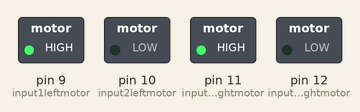
The sketch below on a simulated Arduino Uno, built with avr-gcc and run on an emulated ATmega328P. Parts: switched loads named in the sketch (green lamp = pin HIGH). Dashed ring = blinking. What the sketch prints to the serial monitor is not drawn.

Above: at 0.5 s.
Timing chart, 0 to 4.6 s (numbered marks = the images above):
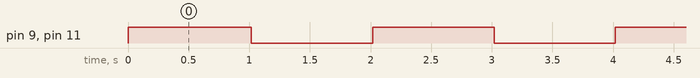

The sketch:

motors.ino
```cpp
// Define global variables for motor control pins
int input1leftmotor = 9;   // Connected to IN1 of L293D
int input2leftmotor = 10;  // Connected to IN2 of L293D
int input3rightmotor = 11; // Connected to IN3 of L293D
int input4rightmotor = 12; // Connected to IN4 of L293D

void setup() {
  // Initialize motor control pins as outputs
  pinMode(input1leftmotor, OUTPUT);
  pinMode(input2leftmotor, OUTPUT);
  pinMode(input3rightmotor, OUTPUT);
  pinMode(input4rightmotor, OUTPUT);

  // Initialize Serial communication
  Serial.begin(9600);
  Serial.println("Setup complete. Starting motor tests...");
}

void loop() {
  // Left motor forward
  Serial.println("Left motor forward");
  digitalWrite(input1leftmotor, HIGH);
  digitalWrite(input2leftmotor, LOW);

  // Right motor forward
  Serial.println("Right motor forward");
  digitalWrite(input3rightmotor, HIGH);
  digitalWrite(input4rightmotor, LOW);

  delay(1000); // Delay to observe motor movement

  // Stop both motors
  Serial.println("Stopping motors");
  digitalWrite(input1leftmotor, LOW);
  digitalWrite(input2leftmotor, LOW);
  digitalWrite(input3rightmotor, LOW);
  digitalWrite(input4rightmotor, LOW);

  delay(1000); // Delay before next movement
}
```

Measured:
- by itself, pin 9 (input1leftmotor), pin 11 (input3rightmotor): alternates HIGH for 1.0 s and LOW for 1.0 s
